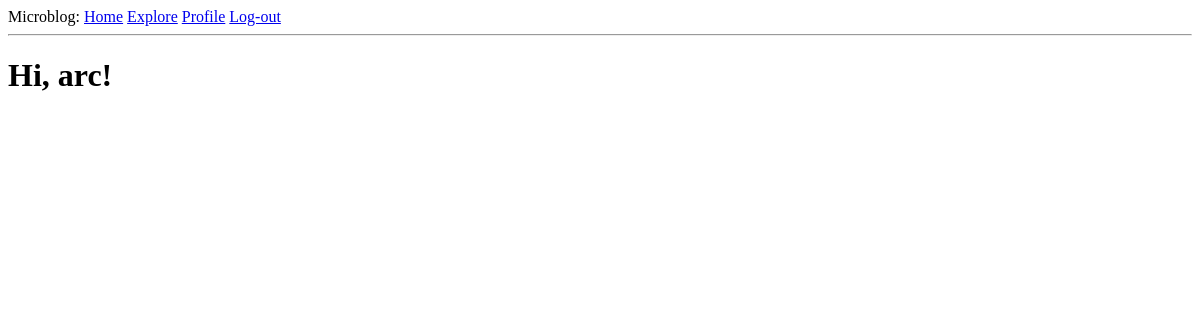
The page /explore (signed in) on the database as committed earlier.
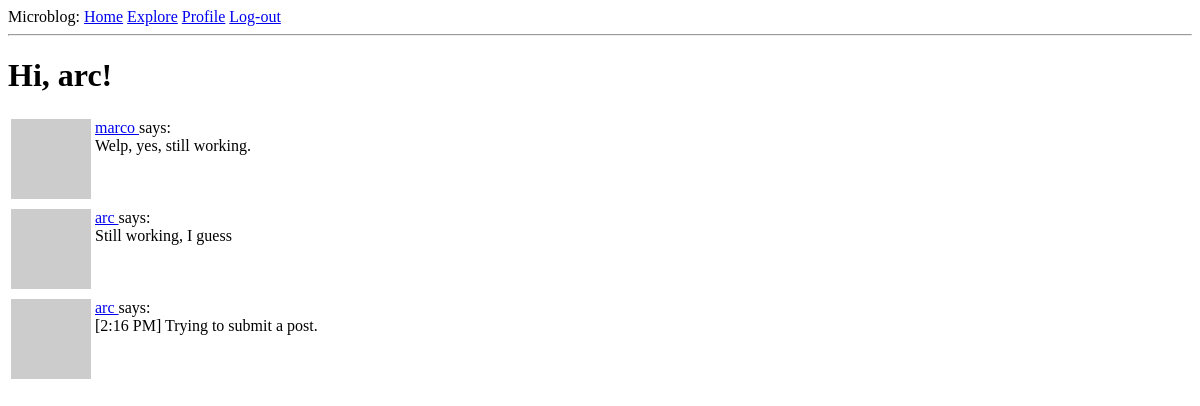
The same page on the database as committed later.
### app/models.py (models this page shows, shortened)
class User(UserMixin, db.Model):
    id: so.Mapped[int] = so.mapped_column(primary_key = True)
    username: so.Mapped[str] = so.mapped_column(sa.String(64), index=True, unique=True)
    email: so.Mapped[str] = so.mapped_column(sa.String(120), index=True, unique=True)
    password_hash: so.Mapped[Optional[str]] = so.mapped_column(sa.String(256))
    posts: so.WriteOnlyMapped['Post'] = so.relationship(back_populates='author')
    about_me: so.Mapped[Optional[str]] = so.mapped_column(sa.String(140))
    last_seen: so.Mapped[Optional[datetime]] = so.mapped_column(
        default=lambda: datetime.now(timezone.utc))
    def avatar(self, size):
        digest = md5(self.email.lower().encode('utf-8')).hexdigest()
        return f'https://www.gravatar.com/avatar/{digest}?d=identicon&s={size}'
    """
    Both relationships are defined with the so.WriteOnlyMapped type
    > secondary configures the association table that is used for this relationship, which I defined right above this class.
    > primaryjoin indicates the condition that links the entity to the association table. In the following relationship, the user has to match the follower_id attribute of the association table, so the condition reflects that.
    >  The followers.c.follower_id expression references the follower_id column of the association table. In the followers relationship, the roles are reversed, so the user must match the followed_id column.
    > secondaryjoin indicates the condition that links the association table to the user on the other side of the relationship. In the following relationship, the user has to match the followed_id column, and in the followers relationship, the user has to match the follower_id column.
    """
    following: so.WriteOnlyMapped['User'] = so.relationship(
        secondary=followers, primaryjoin=(followers.c.follower_id == id),
        secondaryjoin=(followers.c.followed_id == id),
        back_populates='followers')
    followers: so.WriteOnlyMapped['User'] = so.relationship(
        secondary=followers, primaryjoin=(followers.c.followed_id == id),
        secondaryjoin=(followers.c.follower_id == id),
        back_populates='following')
    """
    The is_following() method performs a query on the following relationship to see if a given user is already included in it. All write-only relationships have a select() method that constructs a query that returns all the elements in the relationship.

    The followers_count() and following_count() methods return the follower and following counts for the user. The sa.select() clause for these queries specify the sa.func.count() function from SQLAlchemy, to indicate that I want to get the result of a function.

    The select_from() clause is then added with the query that needs to be counted. Whenever a query is included as part of a larger query, SQLAlchemy requires the inner query to be converted to a sub-query by calling the subquery() method.
    """
    def is_following(self, user):
        query = self.following.select().where(followers.c.followed_id == user.id)
        return db.session.scalar(query) is not None
    def followers_count(self):
        query = sa.select(sa.func.count()).select_from(
            self.followers.select().subquery()
        )
        return db.session.scalar(query)
    def following_count(self):
        query = sa.select(sa.func.count()).select_from(
            self.following.select().subquery()
        )
        return db.session.scalar(query)
    """
    The select() portion of the query defines the entity that needs to be obtained, which in this case is posts. What I'm doing next is joining the entries in the posts table with the Post.author relationship.

    A join is a database operation that combines rows from two tables, according to a given criteria temporarily. When the join() clause is given a relationship as an argument, SQLAlchemy combines the rows from the left and right sides of the relationship.

    Effectively, what the join above does is create an extended table that provides access to posts, along with information about the author of each post.

    To be able to clearly tell SQLAlchemy how to join all these tables, I need to have a way to refer to users independently as authors and as followers. The so.aliased() calls are used to create two references to the User model that I can use in the query.
    """

class Post(db.Model):
    id: so.Mapped[int] = so.mapped_column(primary_key=True)
    body: so.Mapped[str] = so.mapped_column(sa.String(140))
    timestamp: so.Mapped[datetime] = so.mapped_column(index=True, default=lambda: datetime.now(timezone.utc))
    user_id: so.Mapped[int] = so.mapped_column(sa.ForeignKey(User.id), index=True)
    author: so.Mapped[User] = so.relationship(back_populates='posts')

### app/routes.py (the view)
@app.route('/explore')
@login_required
def explore():
	query = sa.select(Post).order_by(Post.timestamp.desc())
	posts = db.session.scalars(query).all()
	return render_template('index.html', title='Explore', posts=posts)

### app/models.py (called while the page is built)
@login.user_loader
def load_user(id):
    return db.session.get(User, int(id))

### app/routes.py (called while the page is built)
@app.before_request # Executes before the view function
def before_request():
	if current_user.is_authenticated:
		current_user.last_seen = datetime.now(timezone.utc)
		db.session.commit()

### app/templates/index.html (shortened to what this page needs)
{% extends "base.html" %}
{% block content %}
    <h1>Hi, {{ current_user.username }}!</h1>
    {% for post in posts %}
        {% include '_post.html' %}
    {% endfor %}
{% endblock %}

### app/templates/base.html (shortened to what this page needs)
<!doctype html>
<html>
    <head>
    </head>
    <body>
        <div>
            Microblog:
            <a href="{{ url_for('index') }}">Home</a>
            <a href="{{ url_for('explore') }}">Explore</a>
            {% if current_user.is_anonymous %}
            <a href="{{ url_for('login') }}">Login</a>
            {% else %}
            <a href="{{ url_for('user', username=current_user.username)}}">Profile</a>
            <a href="{{ url_for('logout')}}">Log-out</a>
            {% endif %}
        </div>
        <hr>
        {% block content %}{% endblock %}
    </body>
</html>

### app/templates/_post.html
<table>
    <tr valign="top">
        <td><img src="{{ post.author.avatar(36)}}"></td>
        <td>
            <a href="{{ url_for('user', username=post.author.username) }}">
                {{ post.author.username }}
            </a>
            says:<br> {{ post.body }}
        </td>
    </tr>
</table>

Rows that differ between the two databases and show on the page:
added Post: author.username "marco", body "Welp, yes, still working."
added Post: author.username "arc", body "Still working, I guess"
added Post: author.username "arc", body "[2:16 PM] Trying to submit a post."
